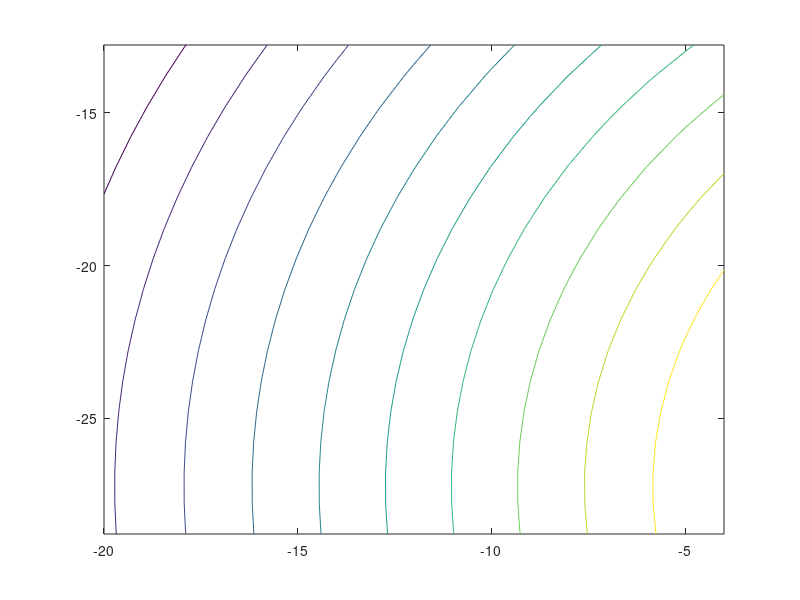

Recreate this plot in MATLAB.
clc
close all
clear all
R=30;                                               % Coverage radious
H=20;                                               % Platform height
r=8;                                                % Cell radious
ele=60;                                             % Atak vary korae kicu plot neya jete pare
g=R-H*cotd(ele);                                    % Spacing radious
n_H=30;                                             % Atak vary korae amra amader cell edge ar sathe 3db/10db point k adjust korte parbo
                                                    % Akhane n=1.7 a -3db adjusted
a_H=1/n_H;
effi=0.8;
theta_3db=2*acosd(0.5^a_H);
D_max=(32*log10(2))/(2*theta_3db^2);
i=0;
f=3.5;
c=0.3;
P_H=40;                                             % Tx power
NF=-100.5;                                          % Noise power
n_U=58;
D_bore=18;
x0=-3*r:3/2*r:3*r;
y0=-realsqrt(3)*2*r:realsqrt(3)/2*r:realsqrt(3)*2*r;
m1=size(x0);
n1=size(y0);
for m=1:m1(2)
    for n=1:n1(2)
        i=i+1;
        %if mod(i,2)==1
        if i==11
            x4=x0(m)+g;
            y4=y0(n);
            g_cell=realsqrt(x4^2+y4^2);                       % Distance between SPP and cell centre
            theta_sub = atand((g_cell+r)/H)- atand((g_cell-r)/H);       % Subtended angle
            theta_0= atand((g_cell-r)/H)+theta_sub/2;                    % Angle of max point.
            x1=theta_sub/2-90;                                  % Ata use kora hoica -90 to +90 range a neyar jonno
            x2=theta_sub/2+90;                                  % Ata use kora hoica -90 to +90 range a neyar jonno
            x= x1:x2;
            %x= 0:theta_sub;
            deviation=theta_sub/2-x;                            % Angles away from the boresight
            D=D_max*effi*cosd(deviation).^n_H;                  % Gain at the angles away
            D_db=10*log10(D);                                   % 
%             %figure (i);
%             plot(deviation,D_db);
%             title('Radiation pattern of HAP antenna');
%             hold on;
%             grid on;
            x3=-r:1:r;
            y3=-r:1:r;
            m3=size(x3);
            n3=size(y3);
            CINR=zeros(size(x3));
            for m2=1:m3(2)
                for n2=1:n3(2)
                    x5=x4+x3(m2);
                    y5=y4+y3(n2);
                    y=realsqrt(x5^2+y5^2);                                
                    theta_user=atand(y/H);                              
                    deviation_user=theta_0-theta_user;  
                    %deviation_user=theta_sub/2-theta_user;  
                    A_H=D_max*effi*cosd(deviation_user).^n_H;           % Atak use kora hocce user ar jonno specific HAP antenna gain ber korar jonno
                    A_H_db=10*log(A_H);                                 % HAP antenna gain
                    A_U=effi*cosd(theta_user).^n_U;
                    A_U_db=D_bore+10*log10(A_U);                        % User antenna gain
                    lamda=c/f;                        % Akhane f ar different value use korte hobe different cell ar jonno
                    d=realsqrt(H^2+x5^2+y5^2);                          % Distance from the user
                    FSL= (4*pi*d*1000/lamda)^2;
                    FSL_db=10*log10(FSL);                             % Free space loss
                    C=P_H+A_H+A_U-FSL_db;                               % Carrier
                    CINR(m2,n2)=C-NF;
                end
            end
            x3=x0(m)-r:1:x0(m)+r;                       % Akhane x3 and y3 use korteci specific cell contour plot korar jonno 
            y3=y0(n)-r:1:y0(n)+r;
            figure (3);
            contour(x3,y3,CINR);
            hold on;
        end
    end
end
%%  User antenna ratiation pattern
% 
% theta=-90:1:90;
% %n_U=58;
% %D_bore=18;
% D_U=effi*cosd(theta).^n_U;
% D_U_db= D_bore+10*log10(D_U);
% figure (2);
% plot(theta,D_U_db,'r');
% title('Radiation pattern of User antenna');
% hold on;
% grid on;

%% Carrier to Noise ration
% 
% 
% 
% for m=1:m1(2)
%     for n=1:n1(2)
%         x1=x0(m)+floor(g);
%         y1=y0(n);
%         y=realsqrt(x1^2+y1^2);                                
%         theta_user=atand(y/H);                              
%         deviation_user=theta_sub/2-theta_user;              
%         A_H=D_max*effi*cosd(deviation_user).^n_H;
%         A_H_db=10*log(A_H);                                 % HAP antenna gain
%         A_U=effi*cosd(theta_user).^n_U;
%         A_U_db=D_bore+10*log10(A_U);                        % User antenna gain
%         lamda=c/f;
%         d=realsqrt(H^2+x1^2+y1^2);                          % Distance from the user
%         FSL= (4*pi*d*1000/lamda)^2;
%         FSL_db=10*log10(FSL);                             % Free space loss
%         C=P_H+A_H+A_U-FSL_db;                               % Carrier
%         CINR(m,n)=C-NF;
%     end
% end
% figure (3);
% contour(x0,y0,CINR);
